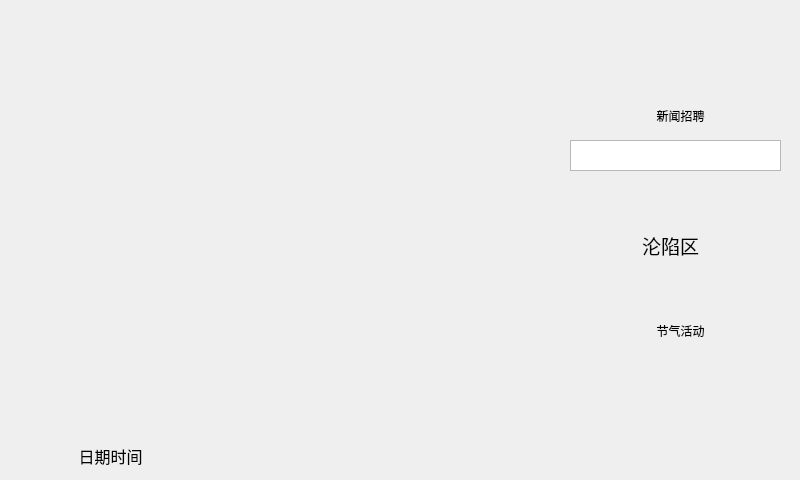
<?xml version="1.0" encoding="UTF-8"?>
<ui version="4.0">
 <class>MainWindow</class>
 <widget class="QMainWindow" name="MainWindow">
  <property name="geometry">
   <rect>
    <x>0</x>
    <y>0</y>
    <width>800</width>
    <height>480</height>
   </rect>
  </property>
  <property name="windowTitle">
   <string>乐知生活信息平台</string>
  </property>
  <widget class="QWidget" name="centralWidget">
   <widget class="QWidget" name="videoWidget" native="true">
    <property name="geometry">
     <rect>
      <x>0</x>
      <y>0</y>
      <width>560</width>
      <height>331</height>
     </rect>
    </property>
    <property name="mouseTracking">
     <bool>false</bool>
    </property>
    <property name="autoFillBackground">
     <bool>false</bool>
    </property>
    <zorder>logoLabel</zorder>
   </widget>
   <widget class="QLabel" name="weatherLabel1">
    <property name="geometry">
     <rect>
      <x>0</x>
      <y>330</y>
      <width>141</width>
      <height>101</height>
     </rect>
    </property>
    <property name="text">
     <string/>
    </property>
    <property name="alignment">
     <set>Qt::AlignCenter</set>
    </property>
   </widget>
   <widget class="QLabel" name="weatherLabel2">
    <property name="geometry">
     <rect>
      <x>140</x>
      <y>330</y>
      <width>141</width>
      <height>101</height>
     </rect>
    </property>
    <property name="text">
     <string/>
    </property>
    <property name="alignment">
     <set>Qt::AlignCenter</set>
    </property>
   </widget>
   <widget class="QLabel" name="weatherLabel3">
    <property name="geometry">
     <rect>
      <x>280</x>
      <y>330</y>
      <width>141</width>
      <height>101</height>
     </rect>
    </property>
    <property name="text">
     <string/>
    </property>
    <property name="alignment">
     <set>Qt::AlignCenter</set>
    </property>
   </widget>
   <widget class="QLabel" name="logoLabel">
    <property name="geometry">
     <rect>
      <x>420</x>
      <y>330</y>
      <width>141</width>
      <height>101</height>
     </rect>
    </property>
    <property name="text">
     <string/>
    </property>
    <property name="alignment">
     <set>Qt::AlignCenter</set>
    </property>
   </widget>
   <widget class="QLabel" name="activityLabel">
    <property name="geometry">
     <rect>
      <x>560</x>
      <y>230</y>
      <width>241</width>
      <height>201</height>
     </rect>
    </property>
    <property name="text">
     <string>节气活动</string>
    </property>
    <property name="alignment">
     <set>Qt::AlignCenter</set>
    </property>
   </widget>
   <widget class="QLabel" name="newLabel">
    <property name="geometry">
     <rect>
      <x>560</x>
      <y>0</y>
      <width>241</width>
      <height>231</height>
     </rect>
    </property>
    <property name="text">
     <string>新闻招聘</string>
    </property>
    <property name="alignment">
     <set>Qt::AlignCenter</set>
    </property>
   </widget>
   <widget class="QLabel" name="timeLabel">
    <property name="geometry">
     <rect>
      <x>0</x>
      <y>430</y>
      <width>221</width>
      <height>51</height>
     </rect>
    </property>
    <property name="font">
     <font>
      <family>Arial</family>
      <pointsize>12</pointsize>
     </font>
    </property>
    <property name="text">
     <string>日期时间</string>
    </property>
    <property name="alignment">
     <set>Qt::AlignCenter</set>
    </property>
   </widget>
   <widget class="RollText" name="jinjiNewWidget" native="true">
    <property name="geometry">
     <rect>
      <x>219</x>
      <y>429</y>
      <width>581</width>
      <height>51</height>
     </rect>
    </property>
   </widget>
   <widget class="QWidget" name="tsWidget" native="true">
    <property name="geometry">
     <rect>
      <x>610</x>
      <y>350</y>
      <width>141</width>
      <height>61</height>
     </rect>
    </property>
   </widget>
   <widget class="RollText" name="danmuWidget" native="true">
    <property name="geometry">
     <rect>
      <x>560</x>
      <y>260</y>
      <width>241</width>
      <height>71</height>
     </rect>
    </property>
   </widget>
   <widget class="QLabel" name="lxLabel">
    <property name="geometry">
     <rect>
      <x>630</x>
      <y>230</y>
      <width>81</width>
      <height>31</height>
     </rect>
    </property>
    <property name="font">
     <font>
      <family>Arial</family>
      <pointsize>14</pointsize>
     </font>
    </property>
    <property name="text">
     <string>沦陷区</string>
    </property>
    <property name="alignment">
     <set>Qt::AlignCenter</set>
    </property>
   </widget>
   <widget class="QTextEdit" name="textEdit">
    <property name="geometry">
     <rect>
      <x>570</x>
      <y>140</y>
      <width>211</width>
      <height>31</height>
     </rect>
    </property>
   </widget>
  </widget>
 </widget>
 <layoutdefault spacing="6" margin="11"/>
 <customwidgets>
  <customwidget>
   <class>RollText</class>
   <extends>QWidget</extends>
   <header location="global">rolltext.h</header>
   <container>1</container>
  </customwidget>
 </customwidgets>
 <resources/>
 <connections/>
</ui>
